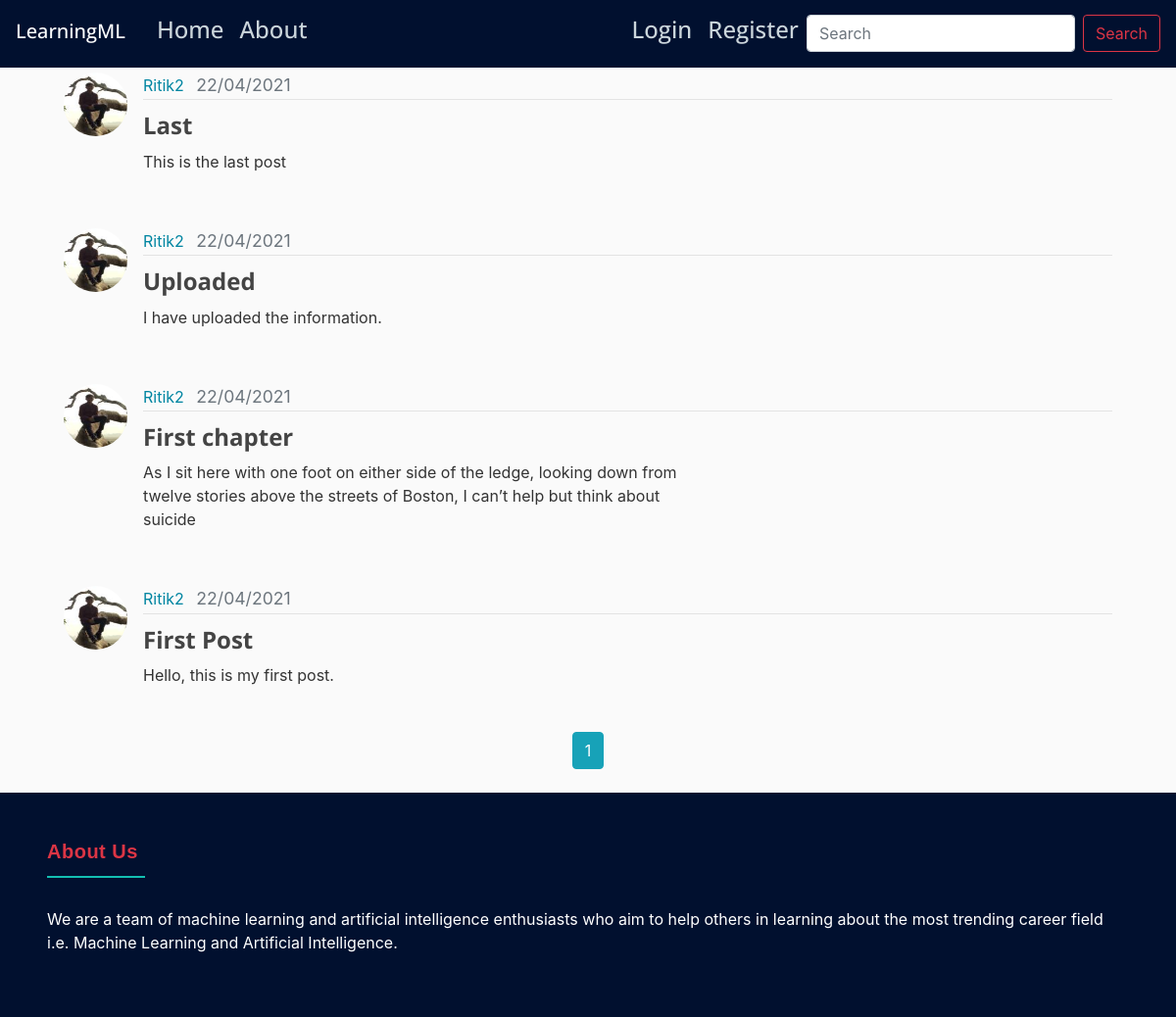
Screenshot of /user/Ritik2 with the database file from the repository.
### main/models.py (models this page shows, shortened)
class Post(db.Model):
    id = Column(Integer, primary_key=True)
    title = Column(String(100), nullable=False)
    date_posted = Column(DateTime, nullable=False, default=datetime.utcnow)
    content = Column(Text, nullable=False)
    user_id = Column(Integer, ForeignKey('user.id'), nullable=False)

class User(db.Model, UserMixin):
    id = Column(Integer, primary_key=True)
    username = Column(String(20), unique=True, nullable=False)
    email = Column(String(120), unique=True, nullable=False)
    image_file = Column(String(20), nullable=False, default='default.jpg')
    password = Column(String(60), nullable=False)
    posts = relationship('Post', backref='author', lazy=True)

### main/users/routes.py (the view)
@users.route("/user/<string:username>")
def user_posts(username):
    user = User.query.filter_by(username=username).first_or_404()
    page = request.args.get('page', 1, type=int)
    posts = Post.query.filter_by(author=user).order_by(Post.date_posted.desc()).paginate(page=page, per_page=5)
    return render_template('user_posts.html', posts=posts, user=user)

### main/Templates/user_posts.html
{% extends "layout.html" %}
{% block  content%}
    <h1 class="mb-3">Posts by {{ user.username }} ({{ posts.total }})</h1>
    {% for post in posts.items %}
        <article class="media content-section">
          <img class="rounded-circle article-img" src="{{url_for('static', filename='profile_pics/' + post.author.image_file) }}">
          <div class="media-body">
            <div class="article-metadata">
              <a class="mr-2" href="{{ url_for('users.user_posts', username=post.author.username) }}">{{ post.author.username }}</a>
              <small class="text-muted">{{ post.date_posted.strftime('%d/%m/%Y') }}</small>
            </div>
            <h2><a class="article-title" href="{{ url_for('posts.post', post_id=post.id) }}">{{ post.title }}</a></h2>
            <p class="article-content">{{ post.content }}</p>
          </div>
        </article>
    {% endfor %}
    <div align="center">
        {% for page_num in posts.iter_pages(left_edge=1, right_edge=1, left_current=1, right_current=2) %}
            {% if page_num %}
                {% if page_num == posts.page %}
                    <a class="btn btn-info mb-4" href="{{ url_for('users.user_posts', username=user.username, page=page_num) }}">{{ page_num }}</a>
                {% else %}
                    <a class="btn btn-outline-info mb-4" href="{{ url_for('users.user_posts', username=user.username, page=page_num) }}">{{ page_num }}</a>
                {% endif %}
            {% else %}
                ....
            {% endif %}
        {% endfor %}
    </div>
{% endblock content%}

### main/static/main.css (style rules this page uses)
:root { --blue: #007bff; --indigo: #6610f2; --purple: #6f42c1; --pink: #e83e8c; --red: #dc3545; --orange: #fd7e14; --yellow: #ffc107; --green: #28a745; --teal: #0085A1; --cyan: #17a2b8; --white: #fff; --gray: #6c757d; --gray-dark: #343a40; --primary: #0085A1; --secondary: #6c757d; --success: #28a745; --info: #17a2b8; --warning: #ffc107; --danger: #dc3545; --light: #f8f9fa; --dark: #343a40; --breakpoint-xs: 0; --breakpoint-sm: 576px; --breakpoint-md: 768px; --breakpoint-lg: 992px; --breakpoint-xl: 1200px; --font-family-sans-serif: -apple-system, BlinkMacSystemFont, "Segoe UI", Roboto, "Helvetica Neue", Arial, "Noto Sans", "Liberation Sans", sans-serif, "Apple Color Emoji", "Segoe UI Emoji", "Segoe UI Symbol", "Noto Color Emoji"; --font-family-monospace: SFMono-Regular, Menlo, Monaco, Consolas, "Liberation Mono", "Courier New", monospace; }
*, *::before, *::after { box-sizing: border-box; }
html { font-family: sans-serif; line-height: 1.15; -webkit-text-size-adjust: 100%; -webkit-tap-highlight-color: rgba(0, 0, 0, 0); }
article, aside, figcaption, figure, footer, header, hgroup, main, nav, section { display: block; }
h1, h2, h3, h4, h5, h6 { margin-top: 0; margin-bottom: 0.5rem; }
p { margin-top: 0; margin-bottom: 1rem; }
small { font-size: 110%; }
a { color: #0085A1; text-decoration: none; background-color: transparent; }
img { vertical-align: middle; border-style: none; }
h1, h2, h3, h4, h5, h6, .h1, .h2, .h3, .h4, .h5, .h6 { margin-bottom: 0.5rem; font-family: "Open Sans", -apple-system, BlinkMacSystemFont, "Segoe UI", Roboto, "Helvetica Neue", Arial, sans-serif, "Apple Color Emoji", "Segoe UI Emoji", "Segoe UI Symbol", "Noto Color Emoji"; font-weight: 500; line-height: 1.2; }
h1, .h1 { font-size: 2.5rem; }
h2, .h2 { font-size: 2rem; }
small, .small { font-size: 110%; font-weight: 400; }
body { background: #fafafa; color: #333333; }
h1, h2, h3, h4, h5, h6 { color: #444444; }
.content-section { background: #fffffh; padding: 10px 20px; border-radius: 3px; margin-bottom: 20px; }
.article-title { color: #444444; font-weight: 700; font-size: x-large; }
.article-content { white-space: pre-line; font-size: medium; }
.article-img { height: 65px; width: 65px; margin-right: 16px; }
.article-metadata { padding-bottom: 1px; margin-bottom: 4px; border-bottom: 1px solid #e3e3e3 }

### rows the page displays
Post: image_file (picture), author.username "Ritik2", date_posted "22/04/2021", title "Last", content "This is the last post"
Post: image_file (picture), author.username "Ritik2", date_posted "22/04/2021", title "Uploaded", content "I have uploaded the information."
Post: image_file (picture), author.username "Ritik2", date_posted "22/04/2021", title "First chapter", content "As I sit here with one foot on either side of the ledge, looking down from twelve stories above the streets of Boston, I can’t help but think about suicide"
Post: image_file (picture), author.username "Ritik2", date_posted "22/04/2021", title "First Post", content "Hello, this is my first post."

### other values shown
{{ page_num }} "1"
